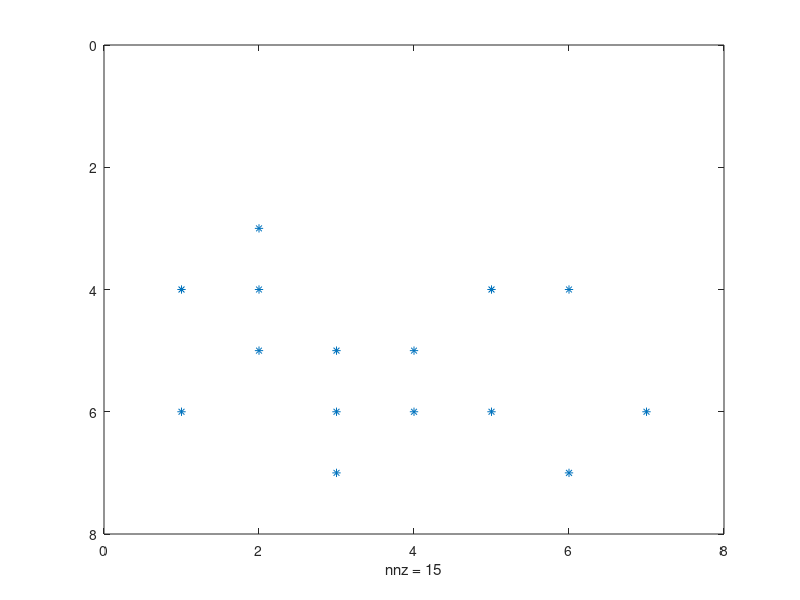

Recreate this plot in MATLAB. (Note: this script raises an error after producing the figure.)
clear all;
close all;
Edges = [1,1,2,2,2,3,3,3,4,4,5,5,6,6,7; %2wierszex15kolumn
         4,6,3,4,5,5,6,7,5,6,4,6,4,7,6];
d = 0.85;
n = 15;     % 15 linków
N = 7;      % 7 stron, więc macierz B jest 7x7 
v = ones(1, size(Edges,2)); %1 wiersz 15 kolumn
B = sparse(Edges(2,:), Edges(1,:), v, N, N);
I = speye(N);   %sparse I(eye)dentity, rzadka jednostkowa
L = sum(B);
% A = spdiags %co to
A = spdiags(1./L',0,N,N);
M = I - d*B*A;
b = zeros(N,1) + (1-d)/N;

diary("sparse_test.txt");
whos A B I M b 
diary off;

spy(B)
print -dpng spy_b
r = M/b % M\b? 